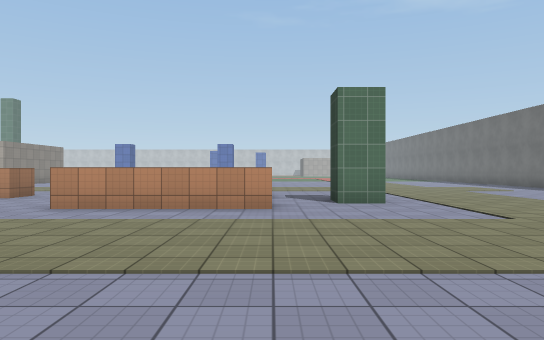
View 1 (above)

24 first-person views from a walk through a scene from a Unity 3-D project. The camera is 1.4 m above the floor, looks level and sees 70° across. The floor is counted in squares, 2 m on a side. Each view is taken from the middle of a square. On the plan, view 1 faces up. The plan holds only what a view shows up to about 11 squares ahead; the rest is blank. The place goes on beyond the plan. The player character is not drawn. Surface patterns are stand-ins for the level's own textures.

View 2
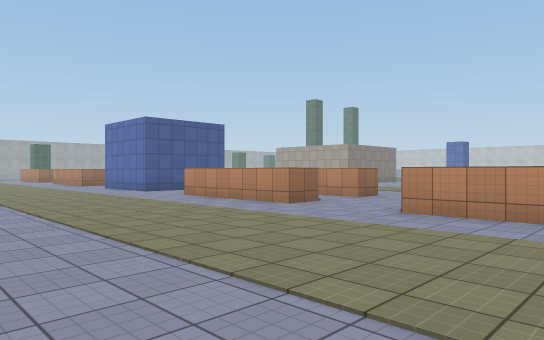

View 3
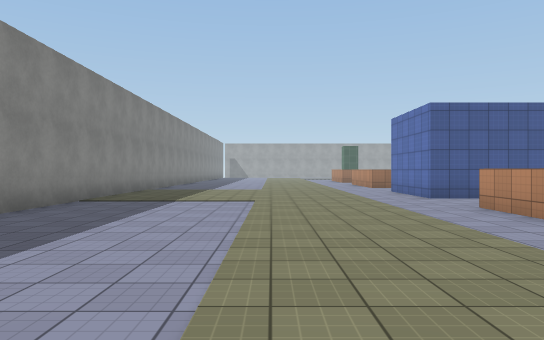

View 4
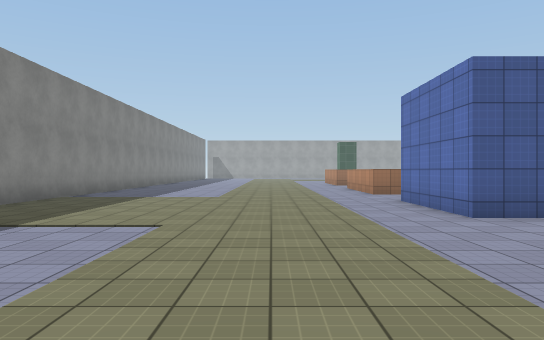

View 5
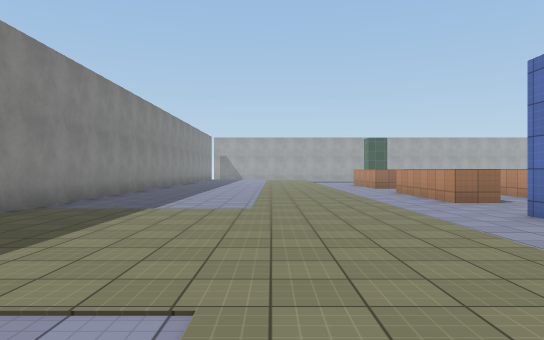

View 6
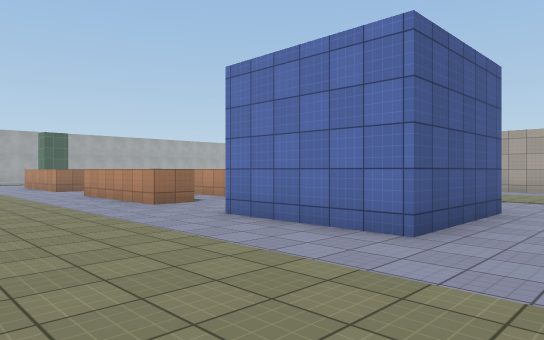

View 7
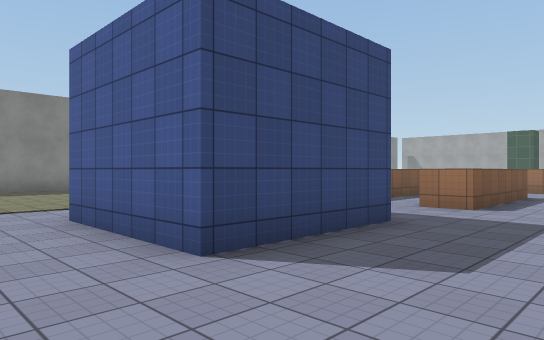

View 8
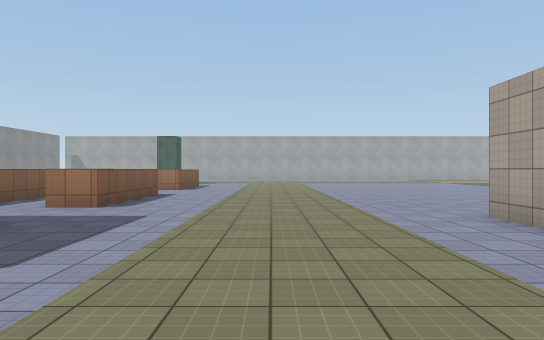

View 9
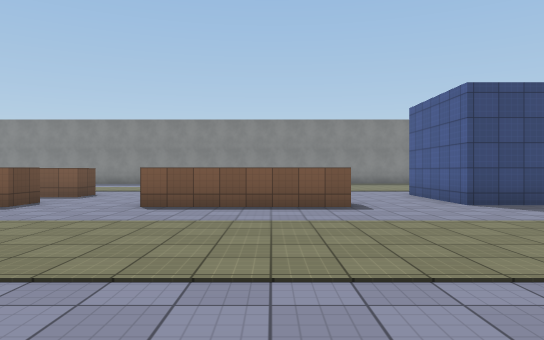

View 10
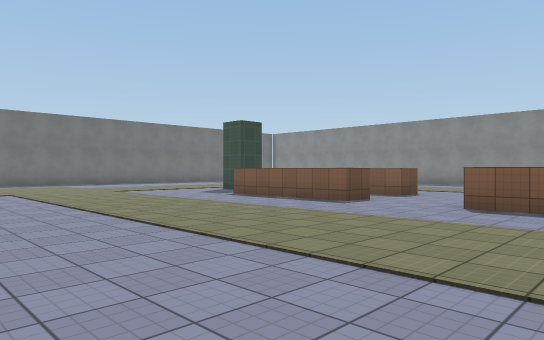

View 11
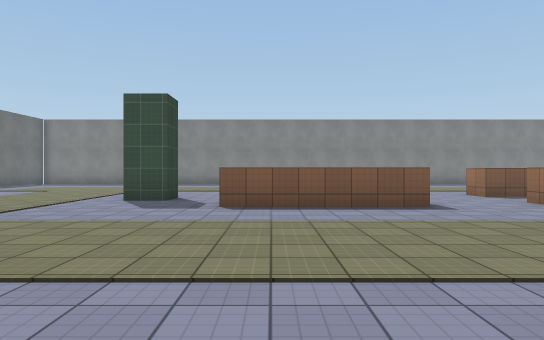

View 12
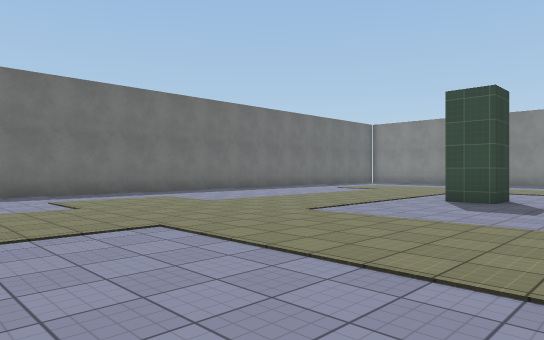

View 13
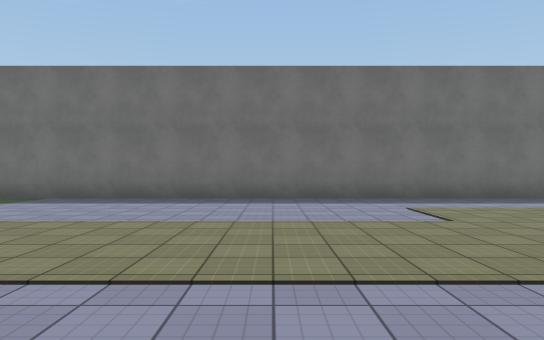

View 14
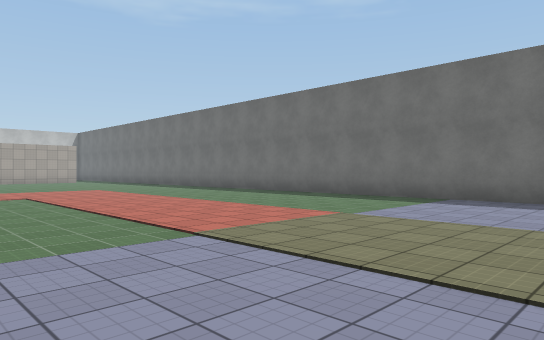

View 15
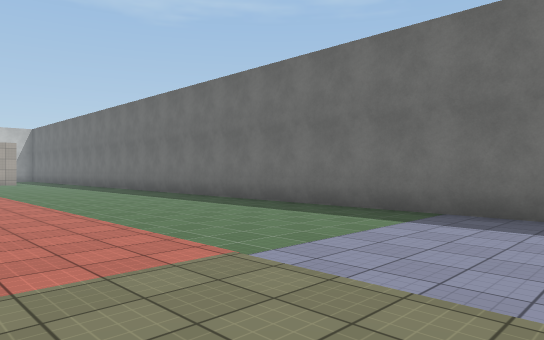

View 16
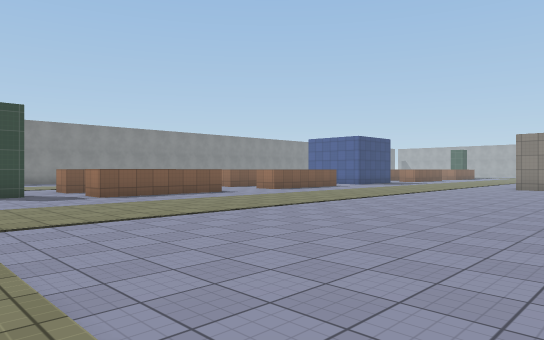

View 17
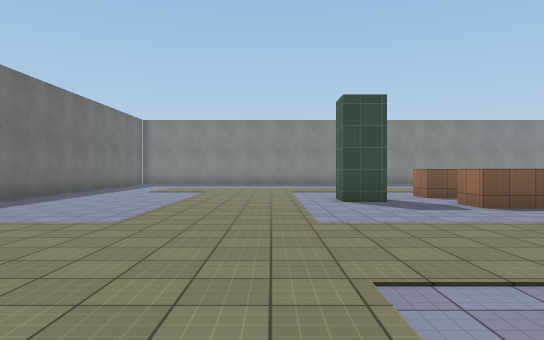

View 18
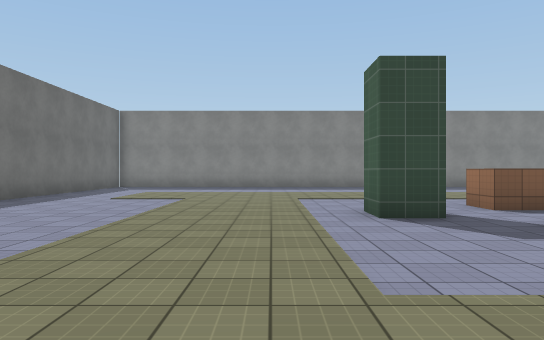

View 19
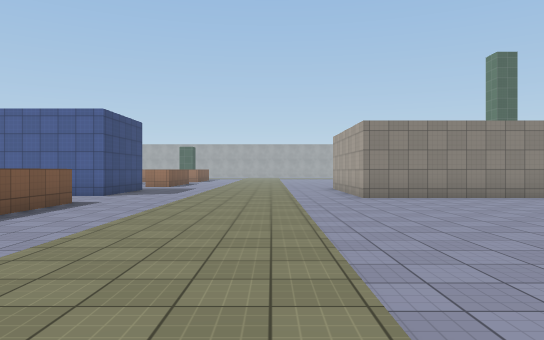

View 20
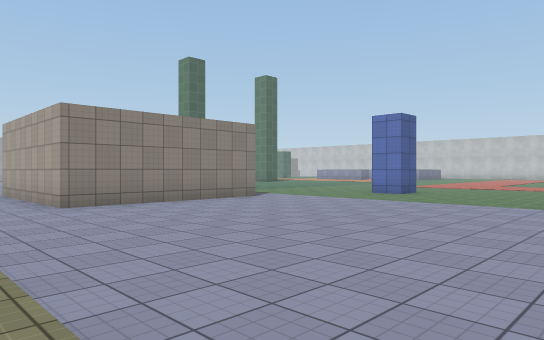

View 21
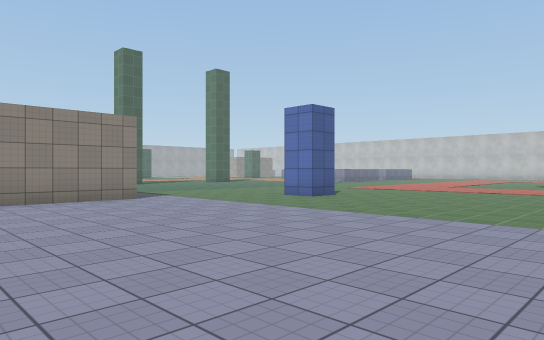

View 22
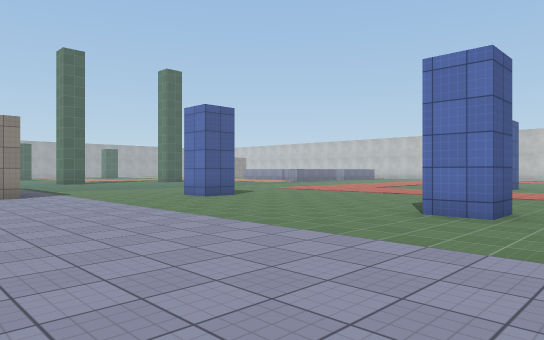

View 23
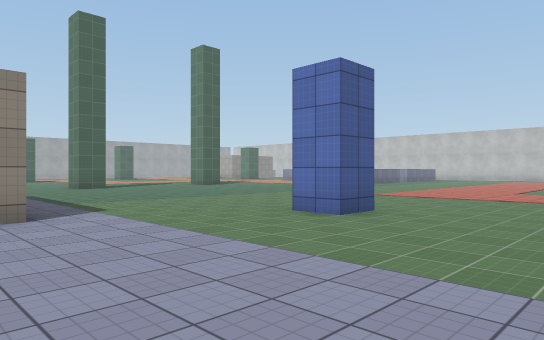

View 24
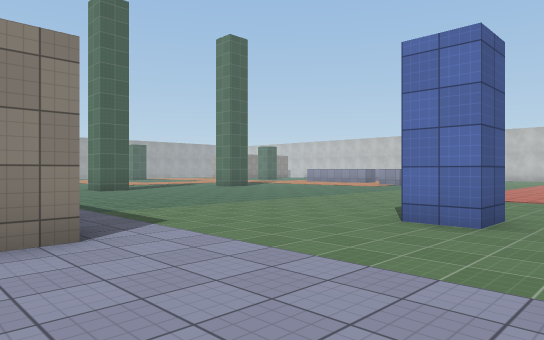

### Floor plan
Key: @ floor where view 1 was taken; # wall or solid block; . floor; ≈ liquid the walk keeps out of; ^ raised ledge.
Columns run from 22 left of view 1 to 11 right of it. Each row starts with its distance up from view 1.
 32            ....          .. .≈≈
 31          ≈ ....          ....≈≈≈
 30         ≈≈ ≈≈≈≈ ≈≈ ≈     ≈...≈≈≈≈#
 29        .≈≈≈≈≈≈≈≈≈≈ ≈     ≈...≈≈≈≈#
 28       ..≈≈≈≈≈≈≈≈≈≈ ≈≈   ≈≈...≈≈≈≈#
 27      ...≈≈≈≈#≈≈≈≈≈≈#≈   ≈≈...≈≈≈≈#
 26     ....≈≈≈≈.≈≈≈≈≈≈.≈   ≈≈...≈≈≈≈#
 25     ....≈≈≈≈≈≈≈≈≈≈≈≈≈   ≈≈...≈≈≈≈#
 24     ....≈≈≈≈≈≈≈≈≈≈≈≈≈   ≈≈...≈≈≈≈#
 23       ................ ..........#
 22           #........... ..........#
 21           #..........  ..........#
 20           #......................#
 19 ....      #......................#
 18 .....######......................#
 17 .................................#
 16 .................................#
 15 .................................#
 14 .................................#
 13 .................................#
 12 .................................#
 11 .................................#
 10 ^^^^..####..^^^^..^^^^^..........#
  9   ...    #..   ....   ..#........#
  8 ^^^^..   #..  ^^..^^ ^^..........#
  7 ^^^^..####..^^^^..^^^^^..........#
  6 .................................#
  5 .................................#
  4  ................................#
  3  ........................
  2  ........................
  1  ................... .
  0  ...............      @
 -1  ..............
 -2  ############

Where each view was taken, in squares from view 1:
view 1: 0 up, 0 right, facing up
view 2: 1 up, 1 left, facing up-left
view 3: 3 up, 3 left, facing left
view 4: 4 up, 7 left, facing left
view 5: 3 up, 10 left, facing left
view 6: 3 up, 11 left, facing up-left
view 7: 13 up, 11 left, facing down-left
view 8: 14 up, 11 left, facing left
view 9: 18 up, 9 left, facing down
view 10: 18 up, 9 left, facing down-right
view 11: 18 up, 1 left, facing down
view 12: 18 up, 1 left, facing down-right
view 13: 18 up, 1 right, facing right
view 14: 20 up, 1 right, facing up-right
view 15: 21 up, 4 right, facing up-right
view 16: 21 up, 4 right, facing down-left
view 17: 18 up, 4 right, facing down
view 18: 15 up, 4 right, facing down
view 19: 15 up, 2 left, facing left
view 20: 15 up, 4 left, facing up-left
view 21: 18 up, 3 left, facing up-left
view 22: 20 up, 1 left, facing up-left
view 23: 21 up, 6 left, facing up-left
view 24: 21 up, 8 left, facing up-left
